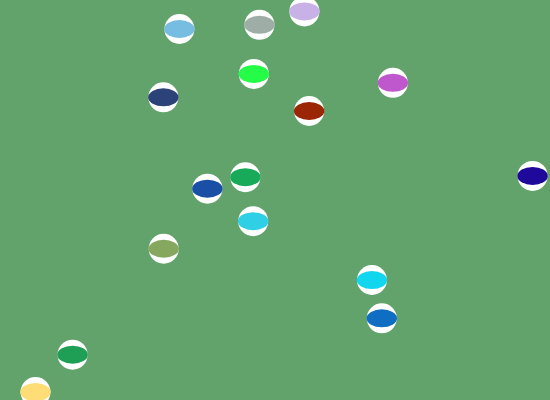
Frame 1 (no input)
Frame 60 (no input): identical to frame 1, image omitted
Frame 120 (the mouse pressed at the canvas centre since frame 60): identical to frame 1, image omitted

The p5.js sketch that drew this single still picture (run headless with seeded random() and noise() and a simulated clock; from frame 60 on, the mouse is pressed at the canvas centre):

// p5.js sketch
// ── sketch.js
function setup() {
  createCanvas(550, 400);
  background(98, 162, 107);

  for (let x = 0; x <= 15; x++) {
    ball(random(0, width), random(0, height), 30, color(random(255), random(255), random(255)));
  }
}

function draw() {}

function ball(x, y, size, baseColor) {
  fill(255); 
  noStroke();
  ellipse(x, y, size, size);

  fill(baseColor);
  ellipse(x, y, size * 1.015, size * 0.6); 
}
